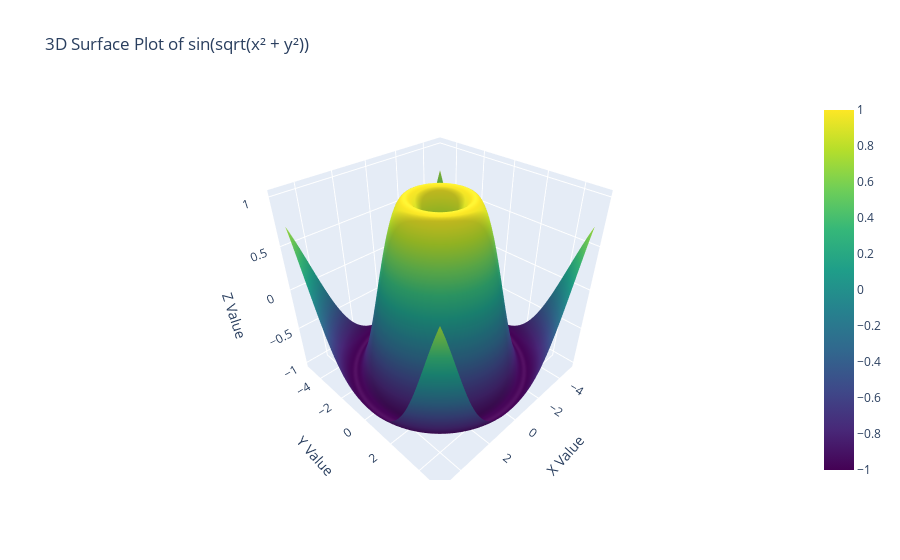

The cell this chart's notebook holds for it:
### Code cell
fig = go.Figure(data=[
    go.Surface(
        z=z,
        x=x,
        y=y,
        colorscale="Viridis"
    )
])
fig.update_layout(
    title="3D Surface Plot of sin(sqrt(x² + y²))",
    scene=dict(
        zaxis_title="Z Value",
        xaxis_title="X Value",
        yaxis_title="Y Value"
    )
)
fig.show()

### Figure 1 — Plotly figure (JSON) as saved in the notebook; plotly's stock layout.template omitted (floating-point values rounded to 4 significant figures; data arrays with more than 128 entries replaced by an {"elided": "..."} marker saying what was removed)
{"data": [{"colorscale": [[0, "#440154"], [0.1111, "#482878"], [0.2222, "#3e4989"], [0.3333, "#31688e"], [0.4444, "#26828e"], [0.5556, "#1f9e89"], [0.6667, "#35b779"], [0.7778, "#6ece58"], [0.8889, "#b5de2b"], [1, "#fde725"]], "type": "surface", "x": {"elided": "100x100 float values"}, "y": {"elided": "100x100 float values"}, "z": {"elided": "100x100 float values"}}], "layout": {"scene": {"xaxis": {"title": {"text": "X Value"}}, "yaxis": {"title": {"text": "Y Value"}}, "zaxis": {"title": {"text": "Z Value"}}}, "title": {"text": "3D Surface Plot of sin(sqrt(x² + y²))"}}}
